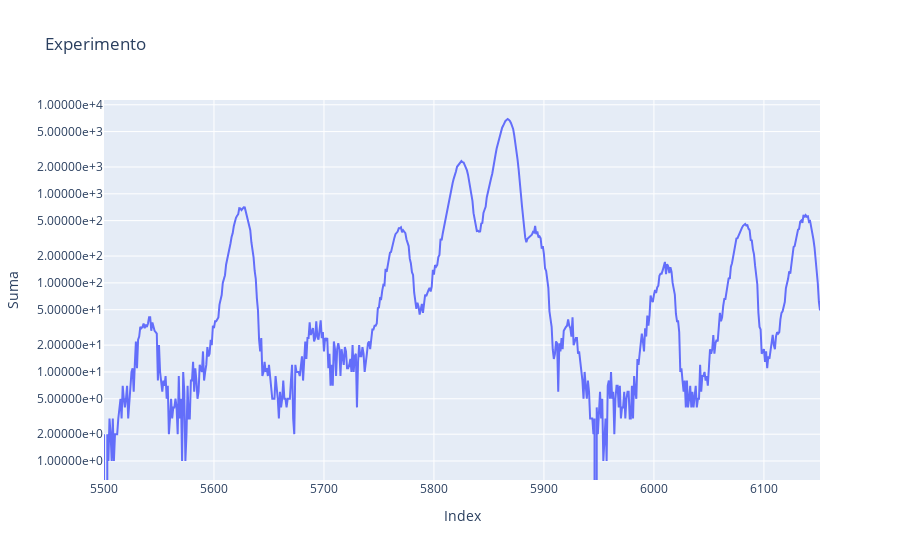

The code cell stored with this chart in its notebook:
### Code cell
df_exp = pd.read_csv("Exp_U235.csv", sep=";")
df_exp = df_exp[['Suma']]

# Definir el rango deseado en el eje X
inicio = 5500
fin = 6151

# Filtrar el DataFrame para incluir solo las filas dentro del rango
df_exp = df_exp[(df_exp.index >= inicio) & (df_exp.index <= fin)]

# Graficar Suma en un eje X separado
fig = px.line(df_exp, x=df_exp.index, y='Suma', log_y=True, title='Experimento')
fig.update_layout(xaxis_title='Index', yaxis_title='Suma', yaxis_tickformat='.5e', legend_title='Probability Density')
fig.show()

### Figure 1 — Plotly figure (JSON) as saved in the notebook; plotly's stock layout.template omitted (floating-point values rounded to 4 significant figures; data arrays with more than 128 entries replaced by an {"elided": "..."} marker saying what was removed)
{"data": [{"hovertemplate": "index=%{x}<br>Suma=%{y}<extra></extra>", "legendgroup": "", "line": {"color": "#636efa", "dash": "solid"}, "marker": {"symbol": "circle"}, "mode": "lines", "name": "", "orientation": "v", "showlegend": false, "type": "scatter", "x": {"elided": "652 int values"}, "xaxis": "x", "y": {"elided": "652 int values"}, "yaxis": "y"}], "layout": {"legend": {"title": {"text": "Probability Density"}, "tracegroupgap": 0}, "title": {"text": "Experimento"}, "xaxis": {"anchor": "y", "domain": [0, 1], "title": {"text": "Index"}}, "yaxis": {"anchor": "x", "domain": [0, 1], "tickformat": ".5e", "title": {"text": "Suma"}, "type": "log"}}}
